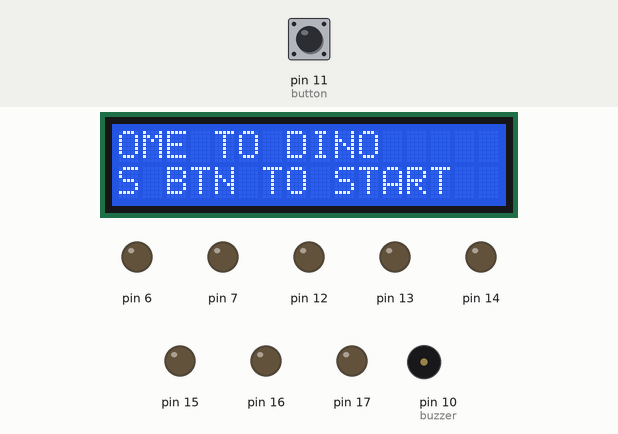
Recording of a sketch running on a simulated Arduino Uno, built with avr-gcc and run on an emulated ATmega328P. Parts: 16×2 character LCD, output pins drawn as LEDs (lit = HIGH), buzzer (waves = sounding). Inputs (shaded band) come from the test bench; at power-on: pin 11 (button) LOW. Random numbers use the default seed unless the sketch sets one.

Above: at 2.0 s.
2.1 s: pin 11 (button) pulled HIGH for 0.15 s
At 2.76 s:
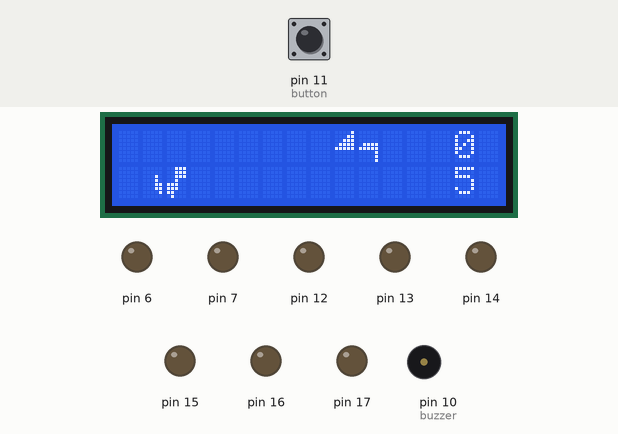
2.8 s: pin 11 (button) pulled HIGH for 3.2 s
At 3.8 s:
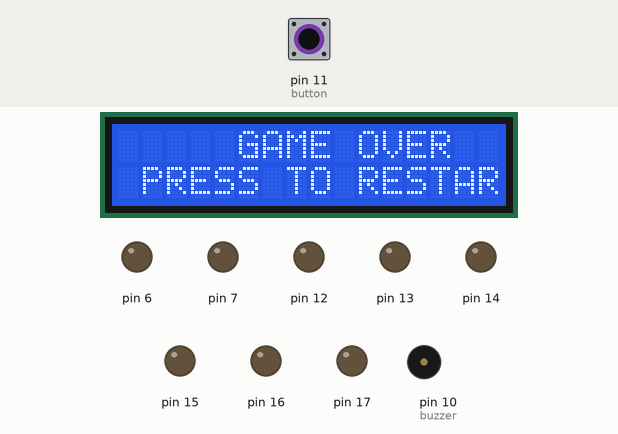
6.6 s: pin 11 (button) pulled HIGH for 1 s
At 6.89 s:
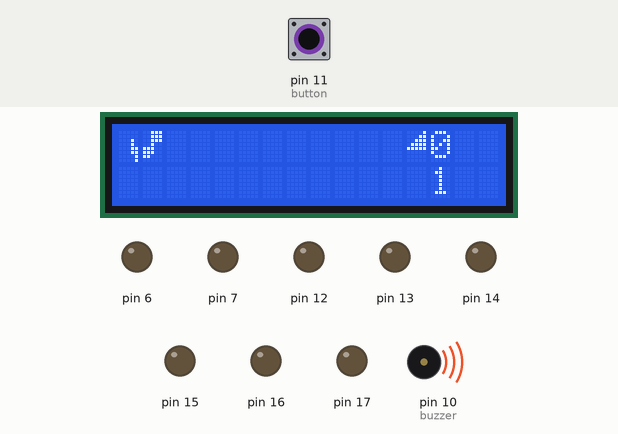
8.2 s: pin 11 (button) pulled HIGH for 3.2 s
At 10.29 s:
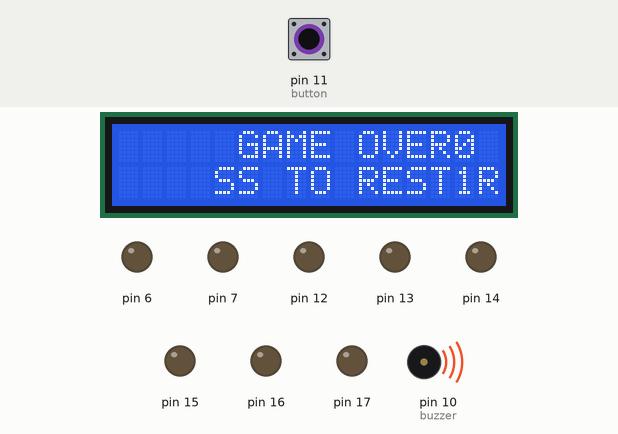
14.6 s: pin 11 (button) pulled HIGH for 3.2 s
At 17.78 s:
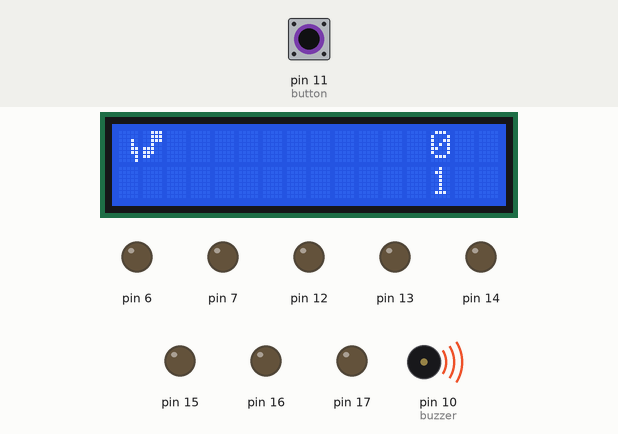
18.4 s: pin 11 (button) pulled HIGH for 0.15 s
At 18.6 s:
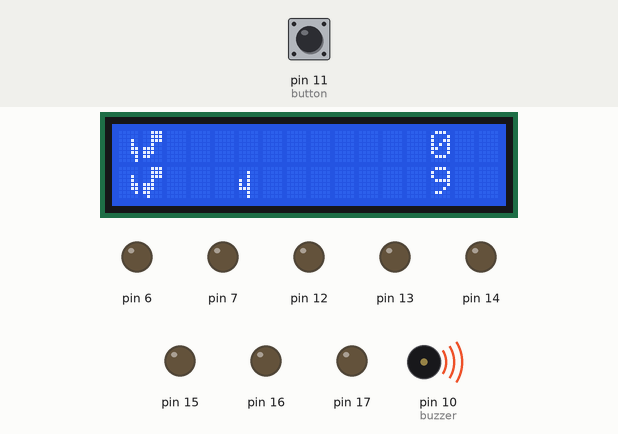
Timing chart, 0 to 21.4 s (numbered marks = the images above; inputs shaded):
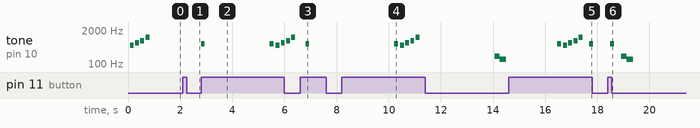

The sketch:

Dino-Runner-Game.ino
```cpp
#include <LiquidCrystal.h>

LiquidCrystal lcd(9, 8, 5, 4, 3, 2); //Fill out pin declarations according to board pins the LCD is connected to

// Game states
#define STATE_WELCOME 0
#define STATE_PLAYING 1
#define STATE_GAME_OVER 2
int gameState = STATE_WELCOME;

// Character definitions
byte DINO_PARADO_PARTE_1[8] = {B00000, B00000, B00010, B00010, B00011, B00011, B00001, B00001};
byte DINO_PARADO_PARTE_2[8] = {B00111, B00111, B00111, B00100, B11100, B11100, B11000, B01000};
byte DINO_PIE_DERE_PART_1[8] = {B00000, B00000, B00010, B00010, B00011, B00011, B00001, B00001};
byte DINO_PIE_DERE_PART_2[8] = {B00111, B00111, B00111, B00100, B11100, B11100, B11000, B00000};
byte DINO_PIE_IZQU_PART_1[8] = {B00000, B00000, B00010, B00010, B00011, B00011, B00001, B00000};
byte DINO_PIE_IZQU_PART_2[8] = {B00111, B00111, B00111, B00100, B11100, B11100, B11000, B01000};
byte DOS_RAMAS_PART_1[8] = {B00000, B00100, B00100, B10100, B10100, B11100, B00100, B00100};
byte DOS_RAMAS_PART_2[8] = {B00100, B00101, B00101, B10101, B11111, B00100, B00100, B00100};
// Improved bird graphics to make it more bird-like
byte BIRD_WING_UP[8] = {B00001, B00011, B00111, B01111, B11111, B00000, B00000, B00000};
byte BIRD_WING_DOWN[8] = {B00000, B00000, B00000, B01111, B11111, B00001, B00001, B00001};

//define variables
int dino_column1 = 1;
int dino_column2 = 2;
int dino_row = 1;
unsigned long timer = 0;
int period = 100;
int flag = 1;
int branch_row = 0;
int branch_column = 13;
int period2 = 100;
unsigned long timer2 = 0;
int a = 0;
int b = 1;
int c = 2;
int d = 0;
unsigned long timer3 = 0;
int period3 = 100;
int points = 0;
int points_hundreds = 0;
int random_number = 0;
int bird_column = 13;
int e = 0;
int bird_row = 1;
int current_signal = 0;
int previous_signal = 0;
int f = 13;
int acceleration = 1;
unsigned long timer4 = 0;
int period4 = 800;
int button = 11;
int buzzer = 10;
int welcomeScrollPos = 0;
unsigned long welcomeTimer = 0;
unsigned long jumpStartTime = 0;
int maxJumpDuration = 1000; // Maximum jump duration in milliseconds (1 second)

void setup() {
  for (int i = 2; i <= 17; i++)  pinMode(i, OUTPUT);

  pinMode(button, INPUT);
  pinMode(buzzer, OUTPUT);

  lcd.begin(16, 2);
  lcd.createChar(0, DINO_PARADO_PARTE_1);
  lcd.createChar(1, DINO_PARADO_PARTE_2);
  lcd.createChar(2, DINO_PIE_DERE_PART_1);
  lcd.createChar(3, DINO_PIE_DERE_PART_2);
  lcd.createChar(4, DINO_PIE_IZQU_PART_1);
  lcd.createChar(5, DINO_PIE_IZQU_PART_2);
  lcd.createChar(6, DOS_RAMAS_PART_1);
  lcd.createChar(7, DOS_RAMAS_PART_2);

  // Show welcome screen
  showWelcomeScreen();
}

void showWelcomeScreen() {
  lcd.clear();
  lcd.setCursor(0, 0);
  lcd.print("WELCOME TO DINO");
  lcd.setCursor(0, 1);
  lcd.print("PRESS BTN TO START");

  // Play welcome melody
  int welcomeNotes[] = {523, 659, 784, 1047}; // C5, E5, G5, C6
  for (int i = 0; i < 4; i++) {
    tone(buzzer, welcomeNotes[i], 150);
    delay(200);
  }
}

void loop() {
  // Game state machine
  switch(gameState) {
    case STATE_WELCOME:
      // Check for button press to start game
      if (digitalRead(button) == HIGH) {
        delay(200); // Button debounce
        lcd.clear();
        resetGame();
        gameState = STATE_PLAYING;
      }

      // Scroll welcome message every 300ms
      if (millis() > welcomeTimer + 300) {
        welcomeTimer = millis();
        lcd.scrollDisplayLeft();
      }
      break;

    case STATE_PLAYING:
      playGame();
      break;

    case STATE_GAME_OVER:
      // Game over screen already shown in the collision handler
      // Check for button press to return to welcome screen
      if (digitalRead(button) == HIGH) {
        delay(200); // Button debounce
        showWelcomeScreen();
        gameState = STATE_WELCOME;
      }
      break;
  }
}

void resetGame() {
  branch_column = 15;
  period2 = 100;
  points = 0;
  points_hundreds = 0;
}

void playGame() {
  if (millis() > timer + period) {
    timer = millis();
    if (flag == 1) {
      flag = 2;
    }
    else if (flag == 2) {
      flag = 1;
    }
  }

  if (millis() > timer2 + period2) {
    timer2 = millis();

    branch_column = branch_column - 1;
    if (branch_column < 0) {
      branch_column = 13;
      period2 = period2 - acceleration;
      random_number = random(0, 3);
    }

    f = branch_column + 1;
    lcd.setCursor(f, 1);
    lcd.print(" ");

    f = branch_column + 1;
    lcd.setCursor(f, 0);
    lcd.print(" ");

    lcd.setCursor(0, 1);
    lcd.print(" ");

    lcd.setCursor(0, 0);
    lcd.print(" ");

    a = 1;
  }

  if (d == 0) {
    if (flag == 1) {
      lcd.setCursor(dino_column1, dino_row);
      lcd.write(byte(2));
      lcd.setCursor(dino_column2, dino_row);
      lcd.write(byte(3));
    }
    if (flag == 2) {
      lcd.setCursor(dino_column1, dino_row);
      lcd.write(byte(4));
      lcd.setCursor(dino_column2, dino_row);
      lcd.write(byte(5));
    }
  }

  if (a == 1) {
    if (random_number == 1) {
      branch_row = 1;
      lcd.createChar(6, DOS_RAMAS_PART_1);
      lcd.setCursor(branch_column, branch_row);
      lcd.write(byte(6));
    }
    else if (random_number == 2) {
      branch_row = 1;
      lcd.createChar(7, DOS_RAMAS_PART_2);
      lcd.setCursor(branch_column, branch_row);
      lcd.write(byte(7));
    }
    else {      // Bird obstacles with improved graphics
      bird_column = branch_column;
      bird_column = bird_column - 1;
      branch_row = 0;

      // Create and show improved bird graphics
      lcd.createChar(6, BIRD_WING_UP);
      lcd.setCursor(bird_column, branch_row);
      lcd.write(byte(6));

      lcd.createChar(7, BIRD_WING_DOWN);
      lcd.setCursor(branch_column, branch_row);
      lcd.write(byte(7));
    }
    a = 0;
  }

  //generamos condiciones al chocar
  if (digitalRead(button) == HIGH && (branch_column == 1 || branch_column == 2 || bird_column == 1 || bird_column == 2) && branch_row == 0 ) {
    handleGameOver();
  }

  if ((branch_column == b || branch_column == c) && branch_row == 1) { //condicion de la rama
    int note[] = {200, 150};
    for (int i = 0; i < 2; i++) {
      tone(buzzer, note[i], 250);
      delay(200);
    }
    handleGameOver();
  }

  if (digitalRead(button) == HIGH) {
    b = 50;
    c = 50;

    if (d == 0) {
      lcd.setCursor(0, 1);
      lcd.print("    ");
      jumpStartTime = millis(); // Record when jump started
    }
    d = 1;

    lcd.setCursor(dino_column1, 0);
    lcd.write(byte(2));
    lcd.setCursor(dino_column2, 0);
    lcd.write(byte(3));

    if (millis() > timer4 + period4) { //retardo para los puntos acumulados
      timer4 = millis();

      int note[] = {600};
      for (int i = 0; i < 1; i++) {
        tone(buzzer, note[i], 150);
        delay(20);
      }
    }
  }
  else {
    b = 1;  //que regrese a su valor de inicio
    c = 2;
    d = 0;
  }

  // Check if maximum jump duration has been exceeded
  if (d == 1 && (millis() - jumpStartTime) >= maxJumpDuration) {
    b = 1;  // Force dinosaur to come down
    c = 2;
    d = 0;
  }

  //creamos otro retardo para los puntos
  if (millis() > timer3 + period3) { //retardo para los puntos acumulados
    timer3 = millis();
    lcd.setCursor(14, 1);
    lcd.print(points);

    points = points + 1;

    if (points == 100) {
      int note[] = {800, 900};
      for (int i = 0; i < 2; i++) {
        tone(buzzer, note[i], 150);
        delay(150);
        points = 0;
        points_hundreds = points_hundreds + 1;
        if (points_hundreds == 100) {
          points_hundreds = 0;
        }
      }
    }

    lcd.setCursor(14, 1);
    lcd.print(points);
    lcd.setCursor(14, 0);
    lcd.print(points_hundreds);

    //detector de cambio de estado
    current_signal = digitalRead(button);
    if (current_signal != previous_signal)
    {
      lcd.setCursor(1, 0);
      lcd.print("  ");
    }
    previous_signal = current_signal;
  }
}

void handleGameOver() {
  lcd.clear();
  lcd.setCursor(5, 0);
  lcd.print("GAME OVER");
  lcd.setCursor(1, 1);
  lcd.print("PRESS TO RESTART");
  delay(2000);

  gameState = STATE_GAME_OVER;
  resetGame();
}
```

Measured:
- after the input at 6.6 s, tone on pin 10 (buzzer): silent → 600 Hz after 0.21 s, → silent 0.15 s later
- after the input at 14.6 s, tone on pin 10 (buzzer): plays 600 Hz for 0.15 s, 523 Hz for 0.15 s, 659 Hz for 0.15 s, 784 Hz for 0.15 s, 1047 Hz for 0.15 s, 600 Hz for 0.15 s, starting after 1.9 s
- by itself, tone on pin 10 (buzzer): plays 600 Hz for 0.15 s, 600 Hz for 0.15 s, 523 Hz for 0.15 s, 659 Hz for 0.15 s, 784 Hz for 0.15 s, 1047 Hz for 0.15 s
- what the display in image 2 shows lasts 2.0 s, from 3.4 s to 5.4 s
